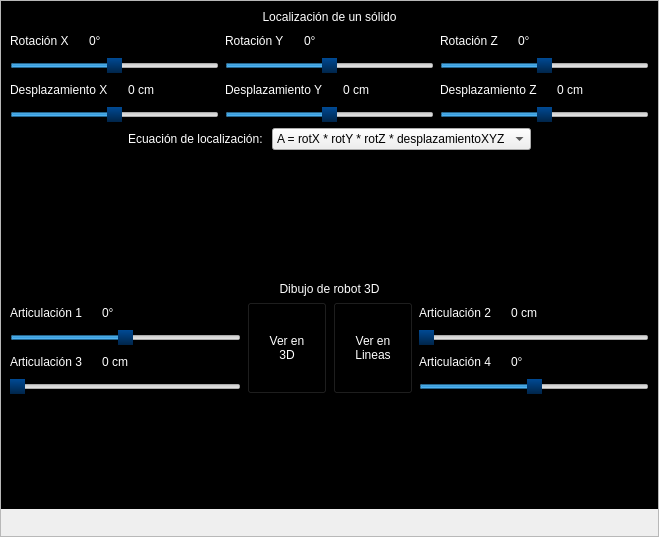
<?xml version="1.0" encoding="UTF-8"?>
<ui version="4.0">
 <class>sim_U1_T3</class>
 <widget class="QWidget" name="sim_U1_T3">
  <property name="geometry">
   <rect>
    <x>0</x>
    <y>0</y>
    <width>659</width>
    <height>537</height>
   </rect>
  </property>
  <property name="minimumSize">
   <size>
    <width>0</width>
    <height>0</height>
   </size>
  </property>
  <property name="windowTitle">
   <string>sim_U1_T3</string>
  </property>
  <layout class="QVBoxLayout" name="verticalLayout">
   <property name="spacing">
    <number>0</number>
   </property>
   <property name="leftMargin">
    <number>0</number>
   </property>
   <property name="topMargin">
    <number>0</number>
   </property>
   <property name="rightMargin">
    <number>0</number>
   </property>
   <property name="bottomMargin">
    <number>0</number>
   </property>
   <item>
    <widget class="QScrollArea" name="scrollArea">
     <property name="widgetResizable">
      <bool>true</bool>
     </property>
     <widget class="QWidget" name="scrollAreaWidgetContents">
      <property name="geometry">
       <rect>
        <x>0</x>
        <y>-17</y>
        <width>640</width>
        <height>584</height>
       </rect>
      </property>
      <property name="sizePolicy">
       <sizepolicy hsizetype="Preferred" vsizetype="Fixed">
        <horstretch>0</horstretch>
        <verstretch>0</verstretch>
       </sizepolicy>
      </property>
      <property name="styleSheet">
       <string notr="true">QWidget#scrollAreaWidgetContents{
background-color:rgba(0,0,0,1);
}
QLabel{
color:white;
}
QSlider::handle:horizontal {
background: qlineargradient(spread:pad, x1:0.505, y1:0, x2:0.500318, y2:1, stop:0 rgba(0, 74, 148, 255), stop:1 rgba(0, 37, 74, 255))
}
QSlider::handle:horizontal:hover {
    /*background: rgba(173, 51, 51,255);*/
background: qlineargradient(spread:pad, x1:0.506, y1:0, x2:0.506, y2:1, stop:0 rgba(203, 60, 60, 255), stop:1 rgba(150, 44, 44, 255))
}
QSpinBox{
color:white;
background-color:black;
}</string>
      </property>
      <layout class="QVBoxLayout" name="verticalLayout_7">
       <item>
        <widget class="QLabel" name="label_7">
         <property name="styleSheet">
          <string notr="true">font:20pt &quot;Britannic Bold&quot;;</string>
         </property>
         <property name="text">
          <string>Localización de un sólido</string>
         </property>
         <property name="alignment">
          <set>Qt::AlignCenter</set>
         </property>
        </widget>
       </item>
       <item>
        <layout class="QHBoxLayout" name="horizontalLayout">
         <item>
          <layout class="QVBoxLayout" name="verticalLayout_2">
           <item>
            <layout class="QHBoxLayout" name="horizontalLayout_4">
             <item>
              <widget class="QLabel" name="label">
               <property name="text">
                <string>Rotación X</string>
               </property>
              </widget>
             </item>
             <item>
              <widget class="QSpinBox" name="sb_rX">
               <property name="minimumSize">
                <size>
                 <width>25</width>
                 <height>0</height>
                </size>
               </property>
               <property name="wrapping">
                <bool>false</bool>
               </property>
               <property name="frame">
                <bool>true</bool>
               </property>
               <property name="alignment">
                <set>Qt::AlignCenter</set>
               </property>
               <property name="readOnly">
                <bool>true</bool>
               </property>
               <property name="buttonSymbols">
                <enum>QAbstractSpinBox::NoButtons</enum>
               </property>
               <property name="accelerated">
                <bool>false</bool>
               </property>
               <property name="keyboardTracking">
                <bool>false</bool>
               </property>
               <property name="showGroupSeparator" stdset="0">
                <bool>false</bool>
               </property>
               <property name="suffix">
                <string>°</string>
               </property>
               <property name="minimum">
                <number>-999</number>
               </property>
               <property name="maximum">
                <number>999</number>
               </property>
              </widget>
             </item>
             <item>
              <spacer name="horizontalSpacer_5">
               <property name="orientation">
                <enum>Qt::Horizontal</enum>
               </property>
               <property name="sizeHint" stdset="0">
                <size>
                 <width>40</width>
                 <height>20</height>
                </size>
               </property>
              </spacer>
             </item>
            </layout>
           </item>
           <item>
            <widget class="QSlider" name="sl_rotX">
             <property name="minimum">
              <number>-360</number>
             </property>
             <property name="maximum">
              <number>360</number>
             </property>
             <property name="singleStep">
              <number>20</number>
             </property>
             <property name="pageStep">
              <number>45</number>
             </property>
             <property name="orientation">
              <enum>Qt::Horizontal</enum>
             </property>
            </widget>
           </item>
           <item>
            <layout class="QHBoxLayout" name="horizontalLayout_8">
             <item>
              <widget class="QLabel" name="label_4">
               <property name="text">
                <string>Desplazamiento X</string>
               </property>
              </widget>
             </item>
             <item>
              <widget class="QSpinBox" name="sb_dX">
               <property name="minimumSize">
                <size>
                 <width>25</width>
                 <height>0</height>
                </size>
               </property>
               <property name="wrapping">
                <bool>false</bool>
               </property>
               <property name="frame">
                <bool>true</bool>
               </property>
               <property name="alignment">
                <set>Qt::AlignCenter</set>
               </property>
               <property name="readOnly">
                <bool>true</bool>
               </property>
               <property name="buttonSymbols">
                <enum>QAbstractSpinBox::NoButtons</enum>
               </property>
               <property name="accelerated">
                <bool>false</bool>
               </property>
               <property name="keyboardTracking">
                <bool>false</bool>
               </property>
               <property name="showGroupSeparator" stdset="0">
                <bool>false</bool>
               </property>
               <property name="suffix">
                <string> cm</string>
               </property>
               <property name="minimum">
                <number>-999</number>
               </property>
               <property name="maximum">
                <number>999</number>
               </property>
              </widget>
             </item>
             <item>
              <spacer name="horizontalSpacer_8">
               <property name="orientation">
                <enum>Qt::Horizontal</enum>
               </property>
               <property name="sizeHint" stdset="0">
                <size>
                 <width>40</width>
                 <height>20</height>
                </size>
               </property>
              </spacer>
             </item>
            </layout>
           </item>
           <item>
            <widget class="QSlider" name="sl_despX">
             <property name="minimum">
              <number>-300</number>
             </property>
             <property name="maximum">
              <number>300</number>
             </property>
             <property name="singleStep">
              <number>40</number>
             </property>
             <property name="pageStep">
              <number>40</number>
             </property>
             <property name="orientation">
              <enum>Qt::Horizontal</enum>
             </property>
            </widget>
           </item>
          </layout>
         </item>
         <item>
          <layout class="QVBoxLayout" name="verticalLayout_3">
           <item>
            <layout class="QHBoxLayout" name="horizontalLayout_6">
             <item>
              <widget class="QLabel" name="label_2">
               <property name="text">
                <string>Rotación Y</string>
               </property>
              </widget>
             </item>
             <item>
              <widget class="QSpinBox" name="sb_rY">
               <property name="minimumSize">
                <size>
                 <width>25</width>
                 <height>0</height>
                </size>
               </property>
               <property name="wrapping">
                <bool>false</bool>
               </property>
               <property name="frame">
                <bool>true</bool>
               </property>
               <property name="alignment">
                <set>Qt::AlignCenter</set>
               </property>
               <property name="readOnly">
                <bool>true</bool>
               </property>
               <property name="buttonSymbols">
                <enum>QAbstractSpinBox::NoButtons</enum>
               </property>
               <property name="accelerated">
                <bool>false</bool>
               </property>
               <property name="keyboardTracking">
                <bool>false</bool>
               </property>
               <property name="showGroupSeparator" stdset="0">
                <bool>false</bool>
               </property>
               <property name="suffix">
                <string>°</string>
               </property>
               <property name="minimum">
                <number>-999</number>
               </property>
               <property name="maximum">
                <number>999</number>
               </property>
              </widget>
             </item>
             <item>
              <spacer name="horizontalSpacer_6">
               <property name="orientation">
                <enum>Qt::Horizontal</enum>
               </property>
               <property name="sizeHint" stdset="0">
                <size>
                 <width>40</width>
                 <height>20</height>
                </size>
               </property>
              </spacer>
             </item>
            </layout>
           </item>
           <item>
            <widget class="QSlider" name="sl_rotY">
             <property name="minimum">
              <number>-360</number>
             </property>
             <property name="maximum">
              <number>360</number>
             </property>
             <property name="singleStep">
              <number>20</number>
             </property>
             <property name="pageStep">
              <number>45</number>
             </property>
             <property name="orientation">
              <enum>Qt::Horizontal</enum>
             </property>
            </widget>
           </item>
           <item>
            <layout class="QHBoxLayout" name="horizontalLayout_9">
             <item>
              <widget class="QLabel" name="label_5">
               <property name="text">
                <string>Desplazamiento Y</string>
               </property>
              </widget>
             </item>
             <item>
              <widget class="QSpinBox" name="sb_dY">
               <property name="minimumSize">
                <size>
                 <width>25</width>
                 <height>0</height>
                </size>
               </property>
               <property name="wrapping">
                <bool>false</bool>
               </property>
               <property name="frame">
                <bool>true</bool>
               </property>
               <property name="alignment">
                <set>Qt::AlignCenter</set>
               </property>
               <property name="readOnly">
                <bool>true</bool>
               </property>
               <property name="buttonSymbols">
                <enum>QAbstractSpinBox::NoButtons</enum>
               </property>
               <property name="accelerated">
                <bool>false</bool>
               </property>
               <property name="keyboardTracking">
                <bool>false</bool>
               </property>
               <property name="showGroupSeparator" stdset="0">
                <bool>false</bool>
               </property>
               <property name="suffix">
                <string> cm</string>
               </property>
               <property name="minimum">
                <number>-999</number>
               </property>
               <property name="maximum">
                <number>999</number>
               </property>
              </widget>
             </item>
             <item>
              <spacer name="horizontalSpacer_9">
               <property name="orientation">
                <enum>Qt::Horizontal</enum>
               </property>
               <property name="sizeHint" stdset="0">
                <size>
                 <width>40</width>
                 <height>20</height>
                </size>
               </property>
              </spacer>
             </item>
            </layout>
           </item>
           <item>
            <widget class="QSlider" name="sl_despY">
             <property name="minimum">
              <number>-300</number>
             </property>
             <property name="maximum">
              <number>300</number>
             </property>
             <property name="singleStep">
              <number>40</number>
             </property>
             <property name="pageStep">
              <number>40</number>
             </property>
             <property name="orientation">
              <enum>Qt::Horizontal</enum>
             </property>
            </widget>
           </item>
          </layout>
         </item>
         <item>
          <layout class="QVBoxLayout" name="verticalLayout_4">
           <item>
            <layout class="QHBoxLayout" name="horizontalLayout_7">
             <item>
              <widget class="QLabel" name="label_3">
               <property name="text">
                <string>Rotación Z</string>
               </property>
              </widget>
             </item>
             <item>
              <widget class="QSpinBox" name="sb_rZ">
               <property name="minimumSize">
                <size>
                 <width>25</width>
                 <height>0</height>
                </size>
               </property>
               <property name="wrapping">
                <bool>false</bool>
               </property>
               <property name="frame">
                <bool>true</bool>
               </property>
               <property name="alignment">
                <set>Qt::AlignCenter</set>
               </property>
               <property name="readOnly">
                <bool>true</bool>
               </property>
               <property name="buttonSymbols">
                <enum>QAbstractSpinBox::NoButtons</enum>
               </property>
               <property name="accelerated">
                <bool>false</bool>
               </property>
               <property name="keyboardTracking">
                <bool>false</bool>
               </property>
               <property name="showGroupSeparator" stdset="0">
                <bool>false</bool>
               </property>
               <property name="suffix">
                <string>°</string>
               </property>
               <property name="minimum">
                <number>-999</number>
               </property>
               <property name="maximum">
                <number>999</number>
               </property>
              </widget>
             </item>
             <item>
              <spacer name="horizontalSpacer_7">
               <property name="orientation">
                <enum>Qt::Horizontal</enum>
               </property>
               <property name="sizeHint" stdset="0">
                <size>
                 <width>40</width>
                 <height>20</height>
                </size>
               </property>
              </spacer>
             </item>
            </layout>
           </item>
           <item>
            <widget class="QSlider" name="sl_rotZ">
             <property name="minimum">
              <number>-360</number>
             </property>
             <property name="maximum">
              <number>360</number>
             </property>
             <property name="singleStep">
              <number>20</number>
             </property>
             <property name="pageStep">
              <number>45</number>
             </property>
             <property name="orientation">
              <enum>Qt::Horizontal</enum>
             </property>
            </widget>
           </item>
           <item>
            <layout class="QHBoxLayout" name="horizontalLayout_10">
             <item>
              <widget class="QLabel" name="label_6">
               <property name="text">
                <string>Desplazamiento Z</string>
               </property>
              </widget>
             </item>
             <item>
              <widget class="QSpinBox" name="sb_dZ">
               <property name="minimumSize">
                <size>
                 <width>25</width>
                 <height>0</height>
                </size>
               </property>
               <property name="wrapping">
                <bool>false</bool>
               </property>
               <property name="frame">
                <bool>true</bool>
               </property>
               <property name="alignment">
                <set>Qt::AlignCenter</set>
               </property>
               <property name="readOnly">
                <bool>true</bool>
               </property>
               <property name="buttonSymbols">
                <enum>QAbstractSpinBox::NoButtons</enum>
               </property>
               <property name="accelerated">
                <bool>false</bool>
               </property>
               <property name="keyboardTracking">
                <bool>false</bool>
               </property>
               <property name="showGroupSeparator" stdset="0">
                <bool>false</bool>
               </property>
               <property name="suffix">
                <string> cm</string>
               </property>
               <property name="minimum">
                <number>-999</number>
               </property>
               <property name="maximum">
                <number>999</number>
               </property>
              </widget>
             </item>
             <item>
              <spacer name="horizontalSpacer_10">
               <property name="orientation">
                <enum>Qt::Horizontal</enum>
               </property>
               <property name="sizeHint" stdset="0">
                <size>
                 <width>40</width>
                 <height>20</height>
                </size>
               </property>
              </spacer>
             </item>
            </layout>
           </item>
           <item>
            <widget class="QSlider" name="sl_despZ">
             <property name="minimum">
              <number>-300</number>
             </property>
             <property name="maximum">
              <number>300</number>
             </property>
             <property name="singleStep">
              <number>40</number>
             </property>
             <property name="pageStep">
              <number>40</number>
             </property>
             <property name="orientation">
              <enum>Qt::Horizontal</enum>
             </property>
            </widget>
           </item>
          </layout>
         </item>
        </layout>
       </item>
       <item>
        <layout class="QHBoxLayout" name="horizontalLayout_5">
         <item>
          <spacer name="horizontalSpacer_3">
           <property name="orientation">
            <enum>Qt::Horizontal</enum>
           </property>
           <property name="sizeHint" stdset="0">
            <size>
             <width>40</width>
             <height>20</height>
            </size>
           </property>
          </spacer>
         </item>
         <item>
          <widget class="QLabel" name="label_14">
           <property name="text">
            <string>Ecuación de localización: </string>
           </property>
          </widget>
         </item>
         <item>
          <widget class="QComboBox" name="cb_ecuaciones">
           <property name="minimumSize">
            <size>
             <width>250</width>
             <height>0</height>
            </size>
           </property>
           <item>
            <property name="text">
             <string>A = rotX * rotY * rotZ * desplazamientoXYZ</string>
            </property>
           </item>
           <item>
            <property name="text">
             <string>A = rotX * rotZ * rotY * desplazamientoXYZ</string>
            </property>
           </item>
           <item>
            <property name="text">
             <string>A = rotY * rotZ * rotX * desplazamientoXYZ</string>
            </property>
           </item>
           <item>
            <property name="text">
             <string>A = rotY * rotX * rotZ * desplazamientoXYZ</string>
            </property>
           </item>
           <item>
            <property name="text">
             <string>A = rotZ * rotX * rotY * desplazamientoXYZ</string>
            </property>
           </item>
           <item>
            <property name="text">
             <string>A = rotZ * rotY * rotX * desplazamientoXYZ</string>
            </property>
           </item>
          </widget>
         </item>
         <item>
          <spacer name="horizontalSpacer_4">
           <property name="orientation">
            <enum>Qt::Horizontal</enum>
           </property>
           <property name="sizeHint" stdset="0">
            <size>
             <width>40</width>
             <height>20</height>
            </size>
           </property>
          </spacer>
         </item>
        </layout>
       </item>
       <item>
        <widget class="GLView" name="glView_1" native="true">
         <property name="minimumSize">
          <size>
           <width>0</width>
           <height>100</height>
          </size>
         </property>
         <property name="styleSheet">
          <string notr="true">background-color:black;</string>
         </property>
        </widget>
       </item>
       <item>
        <spacer name="verticalSpacer">
         <property name="orientation">
          <enum>Qt::Vertical</enum>
         </property>
         <property name="sizeHint" stdset="0">
          <size>
           <width>20</width>
           <height>20</height>
          </size>
         </property>
        </spacer>
       </item>
       <item>
        <widget class="QLabel" name="label_8">
         <property name="styleSheet">
          <string notr="true">font:20pt &quot;Britannic Bold&quot;;</string>
         </property>
         <property name="text">
          <string>Dibujo de robot 3D</string>
         </property>
         <property name="alignment">
          <set>Qt::AlignCenter</set>
         </property>
        </widget>
       </item>
       <item>
        <layout class="QHBoxLayout" name="horizontalLayout_2" stretch="3,0,0,3">
         <item>
          <layout class="QVBoxLayout" name="verticalLayout_5">
           <item>
            <layout class="QHBoxLayout" name="horizontalLayout_3">
             <item>
              <widget class="QLabel" name="label_9">
               <property name="text">
                <string>Articulación 1</string>
               </property>
              </widget>
             </item>
             <item>
              <widget class="QSpinBox" name="sb_q1">
               <property name="minimumSize">
                <size>
                 <width>25</width>
                 <height>0</height>
                </size>
               </property>
               <property name="wrapping">
                <bool>false</bool>
               </property>
               <property name="frame">
                <bool>true</bool>
               </property>
               <property name="alignment">
                <set>Qt::AlignCenter</set>
               </property>
               <property name="readOnly">
                <bool>true</bool>
               </property>
               <property name="buttonSymbols">
                <enum>QAbstractSpinBox::NoButtons</enum>
               </property>
               <property name="accelerated">
                <bool>false</bool>
               </property>
               <property name="keyboardTracking">
                <bool>false</bool>
               </property>
               <property name="showGroupSeparator" stdset="0">
                <bool>false</bool>
               </property>
               <property name="suffix">
                <string>°</string>
               </property>
               <property name="minimum">
                <number>-999</number>
               </property>
               <property name="maximum">
                <number>999</number>
               </property>
              </widget>
             </item>
             <item>
              <spacer name="horizontalSpacer">
               <property name="orientation">
                <enum>Qt::Horizontal</enum>
               </property>
               <property name="sizeHint" stdset="0">
                <size>
                 <width>40</width>
                 <height>20</height>
                </size>
               </property>
              </spacer>
             </item>
            </layout>
           </item>
           <item>
            <widget class="QSlider" name="sl_q1">
             <property name="minimum">
              <number>-360</number>
             </property>
             <property name="maximum">
              <number>360</number>
             </property>
             <property name="singleStep">
              <number>20</number>
             </property>
             <property name="pageStep">
              <number>45</number>
             </property>
             <property name="orientation">
              <enum>Qt::Horizontal</enum>
             </property>
            </widget>
           </item>
           <item>
            <layout class="QHBoxLayout" name="horizontalLayout_12">
             <item>
              <widget class="QLabel" name="label_11">
               <property name="text">
                <string>Articulación 3</string>
               </property>
              </widget>
             </item>
             <item>
              <widget class="QSpinBox" name="sb_q3">
               <property name="minimumSize">
                <size>
                 <width>25</width>
                 <height>0</height>
                </size>
               </property>
               <property name="wrapping">
                <bool>false</bool>
               </property>
               <property name="frame">
                <bool>true</bool>
               </property>
               <property name="alignment">
                <set>Qt::AlignCenter</set>
               </property>
               <property name="readOnly">
                <bool>true</bool>
               </property>
               <property name="buttonSymbols">
                <enum>QAbstractSpinBox::NoButtons</enum>
               </property>
               <property name="accelerated">
                <bool>false</bool>
               </property>
               <property name="keyboardTracking">
                <bool>false</bool>
               </property>
               <property name="showGroupSeparator" stdset="0">
                <bool>false</bool>
               </property>
               <property name="suffix">
                <string> cm</string>
               </property>
               <property name="minimum">
                <number>-999</number>
               </property>
               <property name="maximum">
                <number>999</number>
               </property>
              </widget>
             </item>
             <item>
              <spacer name="horizontalSpacer_2">
               <property name="orientation">
                <enum>Qt::Horizontal</enum>
               </property>
               <property name="sizeHint" stdset="0">
                <size>
                 <width>40</width>
                 <height>20</height>
                </size>
               </property>
              </spacer>
             </item>
            </layout>
           </item>
           <item>
            <widget class="QSlider" name="sl_q3">
             <property name="maximum">
              <number>420</number>
             </property>
             <property name="singleStep">
              <number>50</number>
             </property>
             <property name="pageStep">
              <number>50</number>
             </property>
             <property name="orientation">
              <enum>Qt::Horizontal</enum>
             </property>
            </widget>
           </item>
          </layout>
         </item>
         <item>
          <widget class="QPushButton" name="bt_ver3D">
           <property name="sizePolicy">
            <sizepolicy hsizetype="Minimum" vsizetype="Minimum">
             <horstretch>0</horstretch>
             <verstretch>0</verstretch>
            </sizepolicy>
           </property>
           <property name="styleSheet">
            <string notr="true">QPushButton{
font:16pt &quot;Britannic Bold&quot;;
color:white;
background-color:rgba(0,0,0,0);
}
QPushButton:hover{
background-color:rgba(255,255,255,50);
}</string>
           </property>
           <property name="text">
            <string>Ver en 
3D</string>
           </property>
          </widget>
         </item>
         <item>
          <widget class="QPushButton" name="bt_verLineas">
           <property name="sizePolicy">
            <sizepolicy hsizetype="Minimum" vsizetype="Minimum">
             <horstretch>0</horstretch>
             <verstretch>0</verstretch>
            </sizepolicy>
           </property>
           <property name="styleSheet">
            <string notr="true">QPushButton{
font:16pt &quot;Britannic Bold&quot;;
color:white;
background-color:rgba(0,0,0,0);
}
QPushButton:hover{
background-color:rgba(255,255,255,50);
}</string>
           </property>
           <property name="text">
            <string>Ver en 
Lineas</string>
           </property>
          </widget>
         </item>
         <item>
          <layout class="QVBoxLayout" name="verticalLayout_6">
           <item>
            <layout class="QHBoxLayout" name="horizontalLayout_11">
             <item>
              <widget class="QLabel" name="label_10">
               <property name="text">
                <string>Articulación 2</string>
               </property>
              </widget>
             </item>
             <item>
              <widget class="QSpinBox" name="sb_q2">
               <property name="minimumSize">
                <size>
                 <width>25</width>
                 <height>0</height>
                </size>
               </property>
               <property name="wrapping">
                <bool>false</bool>
               </property>
               <property name="frame">
                <bool>true</bool>
               </property>
               <property name="alignment">
                <set>Qt::AlignCenter</set>
               </property>
               <property name="readOnly">
                <bool>true</bool>
               </property>
               <property name="buttonSymbols">
                <enum>QAbstractSpinBox::NoButtons</enum>
               </property>
               <property name="accelerated">
                <bool>false</bool>
               </property>
               <property name="keyboardTracking">
                <bool>false</bool>
               </property>
               <property name="showGroupSeparator" stdset="0">
                <bool>false</bool>
               </property>
               <property name="suffix">
                <string> cm</string>
               </property>
               <property name="minimum">
                <number>-999</number>
               </property>
               <property name="maximum">
                <number>999</number>
               </property>
              </widget>
             </item>
             <item>
              <spacer name="horizontalSpacer_11">
               <property name="orientation">
                <enum>Qt::Horizontal</enum>
               </property>
               <property name="sizeHint" stdset="0">
                <size>
                 <width>40</width>
                 <height>20</height>
                </size>
               </property>
              </spacer>
             </item>
            </layout>
           </item>
           <item>
            <widget class="QSlider" name="sl_q2">
             <property name="maximum">
              <number>280</number>
             </property>
             <property name="singleStep">
              <number>40</number>
             </property>
             <property name="pageStep">
              <number>40</number>
             </property>
             <property name="orientation">
              <enum>Qt::Horizontal</enum>
             </property>
            </widget>
           </item>
           <item>
            <layout class="QHBoxLayout" name="horizontalLayout_13">
             <item>
              <widget class="QLabel" name="label_12">
               <property name="text">
                <string>Articulación 4</string>
               </property>
              </widget>
             </item>
             <item>
              <widget class="QSpinBox" name="sb_q4">
               <property name="minimumSize">
                <size>
                 <width>25</width>
                 <height>0</height>
                </size>
               </property>
               <property name="wrapping">
                <bool>false</bool>
               </property>
               <property name="frame">
                <bool>true</bool>
               </property>
               <property name="alignment">
                <set>Qt::AlignCenter</set>
               </property>
               <property name="readOnly">
                <bool>true</bool>
               </property>
               <property name="buttonSymbols">
                <enum>QAbstractSpinBox::NoButtons</enum>
               </property>
               <property name="accelerated">
                <bool>false</bool>
               </property>
               <property name="keyboardTracking">
                <bool>false</bool>
               </property>
               <property name="showGroupSeparator" stdset="0">
                <bool>false</bool>
               </property>
               <property name="suffix">
                <string>°</string>
               </property>
               <property name="minimum">
                <number>-999</number>
               </property>
               <property name="maximum">
                <number>999</number>
               </property>
              </widget>
             </item>
             <item>
              <spacer name="horizontalSpacer_12">
               <property name="orientation">
                <enum>Qt::Horizontal</enum>
               </property>
               <property name="sizeHint" stdset="0">
                <size>
                 <width>40</width>
                 <height>20</height>
                </size>
               </property>
              </spacer>
             </item>
            </layout>
           </item>
           <item>
            <widget class="QSlider" name="sl_q4">
             <property name="minimum">
              <number>-360</number>
             </property>
             <property name="maximum">
              <number>360</number>
             </property>
             <property name="singleStep">
              <number>20</number>
             </property>
             <property name="pageStep">
              <number>45</number>
             </property>
             <property name="orientation">
              <enum>Qt::Horizontal</enum>
             </property>
            </widget>
           </item>
          </layout>
         </item>
        </layout>
       </item>
       <item>
        <widget class="GLView" name="glView_2" native="true">
         <property name="minimumSize">
          <size>
           <width>0</width>
           <height>100</height>
          </size>
         </property>
         <property name="styleSheet">
          <string notr="true">background-color:black;</string>
         </property>
        </widget>
       </item>
      </layout>
     </widget>
    </widget>
   </item>
  </layout>
 </widget>
 <customwidgets>
  <customwidget>
   <class>GLView</class>
   <extends>QWidget</extends>
   <header location="global">clases.GLView</header>
   <container>1</container>
  </customwidget>
 </customwidgets>
 <resources/>
 <connections/>
</ui>
